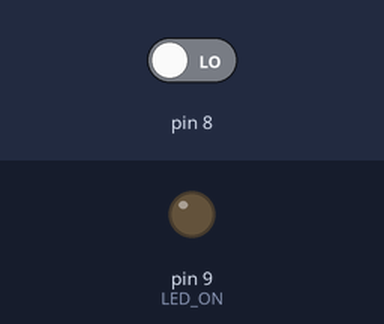
A sketch run on a simulated Arduino Uno, built with avr-gcc and run on an emulated ATmega328P. Shown: output pins drawn as LEDs (lit = HIGH). Inputs (shaded band) come from the test bench; at power-on: pin 8 LOW.

Above: at 1.2 s.
1.3 s: pin 8 driven HIGH
At 2.4 s:
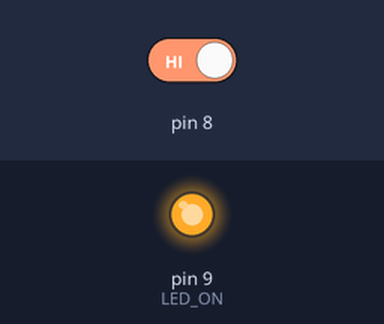
Timing chart, 0 to 4.8 s (numbered marks = the images above; inputs shaded):
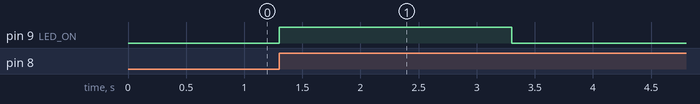

Measured:
- after the input at 1.3 s, pin 9 (LED_ON): LOW → HIGH at once, → LOW 2.0 s later

The sketch:

Button_Press_Test.ino
```cpp
int state=LOW;
int lastState=LOW;
int count=0;
int LED_ON=9;
void setup() {
  // put your setup code here, to run once:
pinMode(13,INPUT_PULLUP);
pinMode(LED_ON,OUTPUT);
}

void loop() {
  // put your main code here, to run repeatedly:
  lastState=state;
state=digitalRead(8);
if(state==HIGH && lastState==LOW) { // debouncing condition
count ++;
if(count == 1){
// if one button click is detected the code is suppose to blink LED on pin 13 for 2 seconds
digitalWrite(LED_ON,HIGH); // setting pin13 high after when 1 button press is detected
delay(2000); // delaying 2 seconds before pin13 is set lOW
digitalWrite(LED_ON,LOW);
}// setting pin13 low, thereby switching off the LED on pin13
else
if(count == 2){
// if one button click is detected the code is suppose to blink LED on pin 13 for 2 seconds
digitalWrite(LED_ON,HIGH);// setting pin13 high after when 1 button press is detected
delay(2000); // delaying 2 seconds before pin13 is set lOW
digitalWrite(LED_ON,LOW); // setting pin13 low, thereby switching off the LED on pin13

}
else
if(count == 3){
// if one button click is detected the code is suppose to blink LED on pin 13 for 2 seconds
digitalWrite(LED_ON,HIGH); // setting pin13 high after when 1 button press is detected
delay(2000); // delaying 2 seconds before pin13 is set lOW
digitalWrite(LED_ON,LOW); // setting pin13 low, thereby switching off the LED on pin13

}
}

}
```
